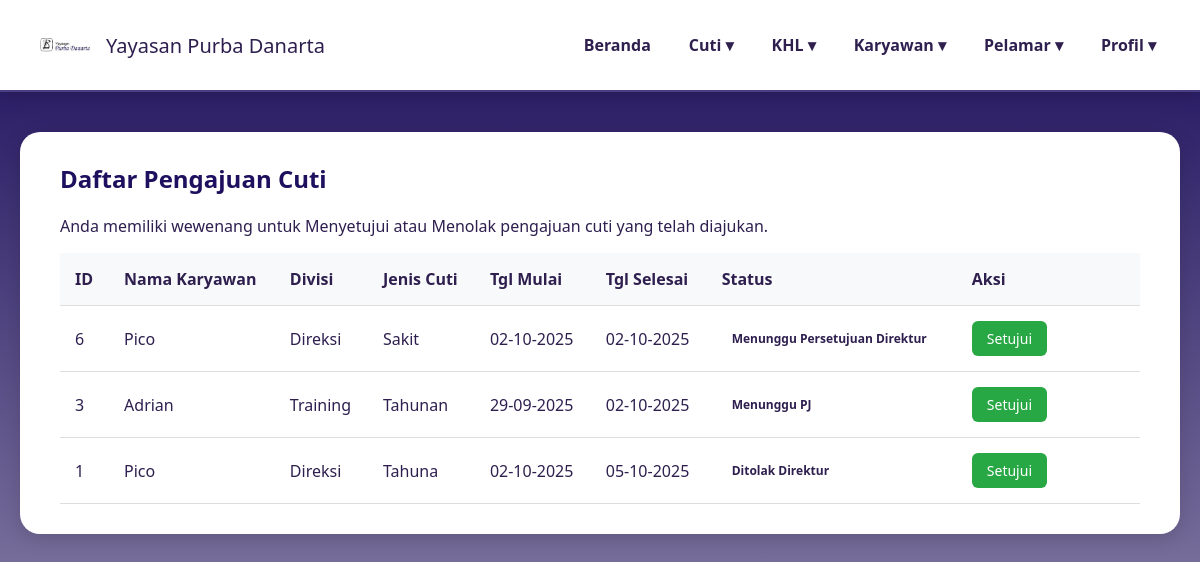
The app's page /persetujuan_cuti_direktur.php, older data.
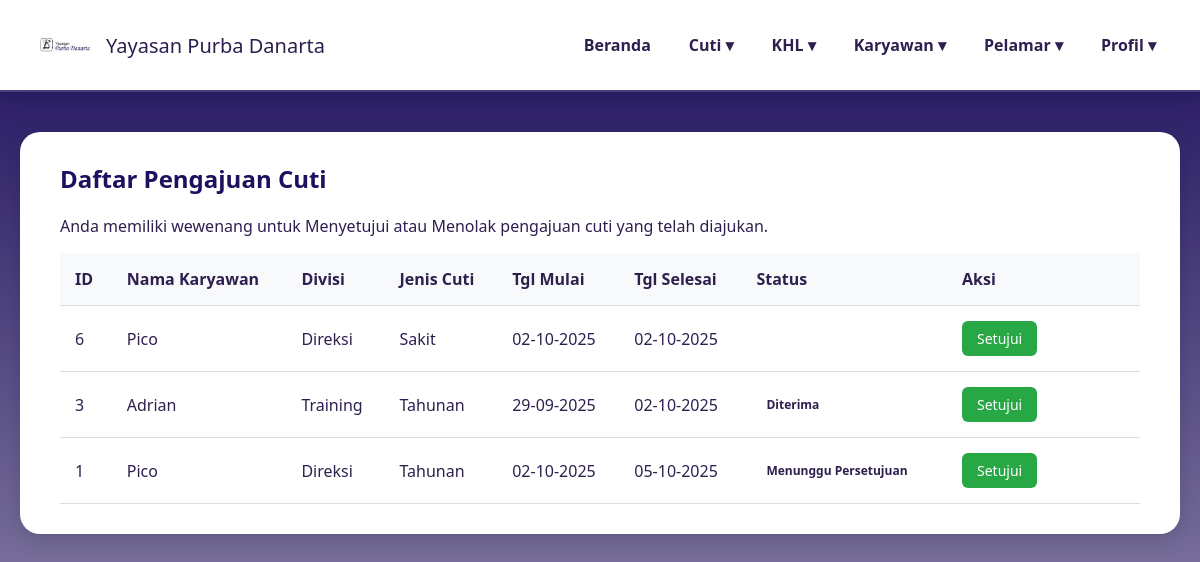
The same page, newer data.
### tables this page shows
CREATE TABLE `pengajuan_cuti` (
  `id` int(11) NOT NULL,
  `kode_karyawan` varchar(11) NOT NULL,
  `nama_karyawan` varchar(100) NOT NULL,
  `divisi` varchar(100) NOT NULL,
  `jenis_cuti` varchar(50) NOT NULL,
  `tanggal_mulai` date NOT NULL,
  `tanggal_akhir` date NOT NULL,
  `alasan` text DEFAULT NULL,
  `status` enum('Menunggu Persetujuan','Diterima','Ditolak') NOT NULL DEFAULT 'Menunggu Persetujuan',
  `waktu_persetujuan` datetime DEFAULT NULL,
  `created_at` timestamp NOT NULL DEFAULT current_timestamp()
);

### persetujuan_cuti_direktur.php (the view, shortened to what this page needs)
<?php
$server = "localhost";
$username = "root";
$password = "";
$database = "ypd_ibd";
$conn = mysqli_connect($server, $username, $password, $database);
$sql = "
    SELECT
        id,
        nama_karyawan,
        divisi,
        jenis_cuti,
        tanggal_mulai,
        tanggal_akhir,
        alasan,
        status
    FROM
        pengajuan_cuti
    WHERE
        status NOT LIKE 'Disetujui Direktur'
    AND
        status NOT LIKE 'Ditolak'
    ORDER BY
        id DESC
";
$result = mysqli_query($conn, $sql);
?>
<!DOCTYPE html>
<html lang="id">
<head>
</head>
<body>
<header>
    <div class="logo">
        <img src="image/namayayasan.png" alt="Logo Yayasan">
        <span>Yayasan Purba Danarta</span>
    </div>
    <nav>
        <ul>
            <li><a href="dashboarddirektur.php">Beranda</a></li>
            <li><a href="#">Cuti ▾</a>
            </li>
            <li><a href="#">KHL ▾</a>
            </li>
            <li><a href="#">Karyawan ▾</a>
            </li>
            <li><a href="#">Pelamar ▾</a>
            </li>
            <li><a href="#">Profil ▾</a>
            </li>
        </ul>
    </nav>
</header>
<main>
    <div class="card">
        <h2>Daftar Pengajuan Cuti</h2>
        <p>Anda memiliki wewenang untuk Menyetujui atau Menolak pengajuan cuti yang telah diajukan.</p>
        <?php if (mysqli_num_rows($result) > 0): ?>
        <table class="data-table">
            <thead>
                <tr>
                    <th>ID</th>
                    <th>Nama Karyawan</th>
                    <th>Divisi</th>
                    <th>Jenis Cuti</th>
                    <th>Tgl Mulai</th>
                    <th>Tgl Selesai</th>
                    <th>Status</th>
                    <th>Aksi</th>
                </tr>
            </thead>
            <tbody>
                <?php while($cuti = mysqli_fetch_assoc($result)): ?>
                    <?php
                    $status_text     = htmlspecialchars($cuti['status']);
                    $status_class = 'status-pending';
                    $show_action_buttons = true;
                    ?>
                    <tr>
                        <td data-label="ID"><?= htmlspecialchars($cuti['id']) ?></td>
                        <td data-label="Nama Karyawan"><?= htmlspecialchars($cuti['nama_karyawan']) ?></td>
                        <td data-label="Divisi"><?= htmlspecialchars($cuti['divisi']) ?></td>
                        <td data-label="Jenis Cuti"><?= htmlspecialchars($cuti['jenis_cuti']) ?></td>
                        <td data-label="Tgl Mulai"><?= date('d-m-Y', strtotime($cuti['tanggal_mulai'])) ?></td>
                        <td data-label="Tgl Selesai"><?= date('d-m-Y', strtotime($cuti['tanggal_akhir'])) ?></td>
                        <td data-label="Status"><span class="status-badge <?= $status_class ?>"><?= $status_text ?></span></td>
                        <td data-label="Aksi" class="action-buttons">
                            <?php if ($show_action_buttons): ?>
                                <a href="?id=<?= $cuti['id'] ?>&action=approve" class="btn-action btn-success" onclick="return confirm('Apakah Anda yakin ingin MENYETUJUI cuti ini?');">Setujui</a>
                                <a href="?id=<?= $cuti['id'] ?>&action=reject" class="btn-action btn-danger" onclick="return confirm('Apakah Anda yakin ingin MENOLAK cuti ini?');">Tolak</a>
                            <?php endif; ?>
                        </td>
                    </tr>
                <?php endwhile; ?>
            </tbody>
        </table>
        <?php else: ?>
            <p style="text-align:center; padding: 20px; border: 1px solid #eee; border-radius: 8px;">Tidak ada pengajuan cuti yang membutuhkan persetujuan Anda saat ini.</p>
        <?php endif; ?>
    </div>
</main>
</body>
</html>

Row changes from the older to the newer data that the page shows:
changed pengajuan_cuti "Sakit": status "Menunggu Persetujuan Direktur" → (not shown)
changed pengajuan_cuti "Adrian": status "Menunggu PJ" → "Diterima"
changed pengajuan_cuti id 1: jenis_cuti "Tahuna" → "Tahunan"; status "Ditolak Direktur" → "Menunggu Persetujuan"
